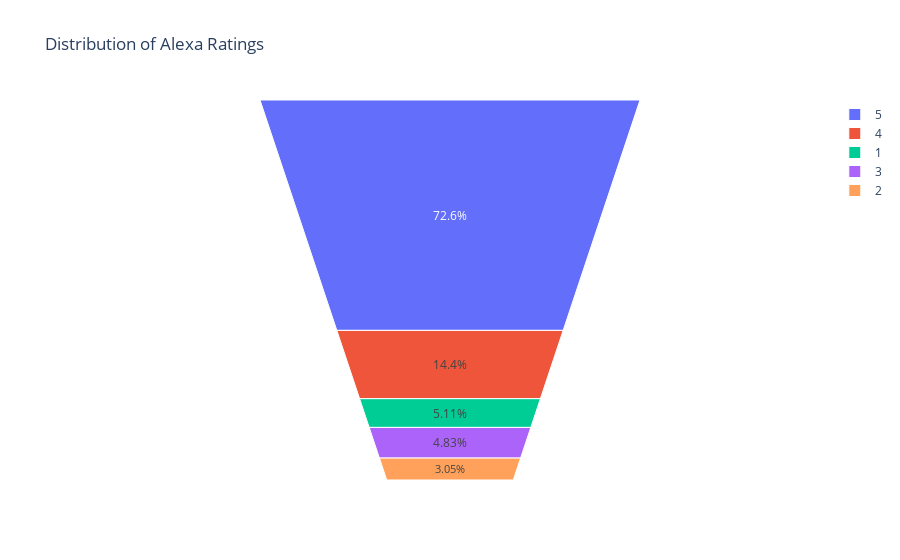

Here is the notebook cell this chart was saved with:
### Code cell
ratings=df['rating'].value_counts()

import plotly.express as px
fig = px.funnel_area(names=ratings.index,
                    values=ratings.values,
                    title='Distribution of Alexa Ratings')
fig.show()

### Figure 1 — Plotly figure (JSON) as saved in the notebook; plotly's stock layout.template omitted (floating-point values rounded to 4 significant figures)
{"data": [{"domain": {"x": [0, 1], "y": [0, 1]}, "hoverlabel": {"namelength": 0}, "hovertemplate": "label=%{label}<br>value=%{value}", "labels": [5, 4, 1, 3, 2], "legendgroup": "", "name": "", "showlegend": true, "type": "funnelarea", "values": [2286, 455, 161, 152, 96]}], "layout": {"legend": {"tracegroupgap": 0}, "title": {"text": "Distribution of Alexa Ratings"}}}
